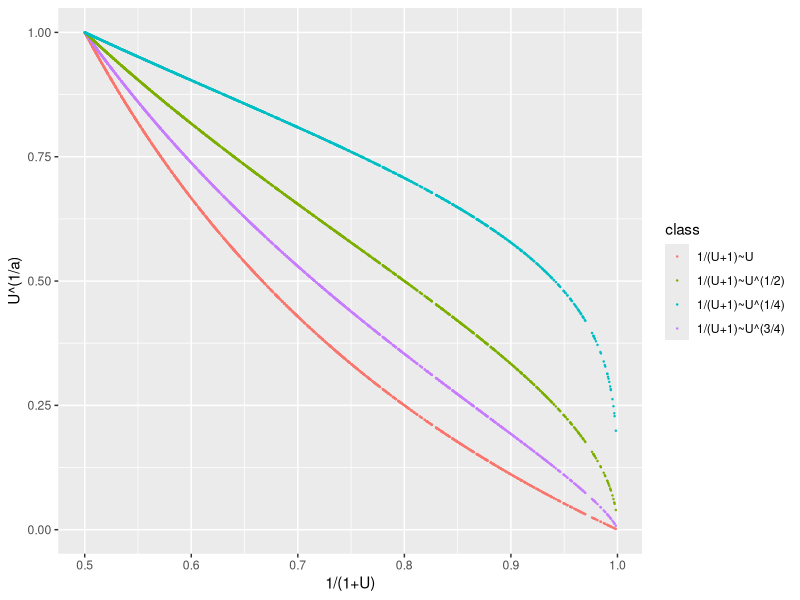

The R script that drew this image:
## ---- chunk 1
n <- 100000
## ---- chunk 2
X <- rexp(n,1)
h_X <- (X^2 +5)*X
I1 <- mean(h_X)
I1
var1 <- var(h_X)/n
var1
## ---- chunk 3
X <- rgamma(n,2,1)
g_X <- (X^2 +5)
I2 <- mean(g_X)
I2
var2 <- var(g_X)/n
var2
## ---- chunk 4
X <- rnorm(n,0,sqrt(1/2))
Y <- runif(n)
h_XY <- sqrt(pi)*cos(X*Y)
I <- mean(h_XY)
I
## ---- chunk 5
X <- rexp(n,1)
h_X <- (3/4)*(X^4)*exp( X - (X^3)/4 )
I <- mean(h_X)
I
var1 <- var(h_X)/n
var1
## ---- chunk 6
N <- 100000
e <- 1
X <- rnorm(N,1.5,e)
H <- (X>1 & X<2)
W <- (e)*exp( -X^2/2 + (X-3/2)^2/(2*e^2) )
I <- mean(H*W)
I
var1 <- var(H*W)/N
var1
## ---- chunk 7
e <- 10
X <- rnorm(N,1.5,e)
H <- (X>1 & X<2)
W <- (e)*exp( -X^2/2 + (X-3/2)^2/(2*e^2) )
I <- mean(H*W)
I
var2 <- var(H*W)/N
var2
## ---- chunk 8
e <- 0.1
X <- rnorm(N,1.5,e)
H <- (X>1 & X<2)
W <- (e)*exp( -X^2/2 + (X-3/2)^2/(2*e^2) )
I <- mean(H*W)
I
var3 <- var(H*W)/N
var3
## ---- chunk 9
U <- runif(1500)
I_mc <- mean( 1/(1+U) )
I_mc
var1 <- var(1/(1+U))/1500
var1
## ---- chunk 10
theta_mc <- mean(1+U)
theta <- 3/2
Y <- 1/(1+U)
X <- 1+U
b <- as.numeric( coef(lm(Y~X))[2] )
I_cv <- I_mc - b*(theta_mc - theta)
I_cv
## ---- chunk 11
var2 <- var1 * (1-cor(X,Y)^2)
var2
## ---- chunk 12
library(ggplot2)
y1 <- U
y2 <- U^(3/4)
y3 <- sqrt(U)
y4 <- U^(1/4)
Y <- c(y1,y2,y3,y4)
x <- 1/(1+U)
X <- rep(x, 4)
class <- rep(c("1/(U+1)~U","1/(U+1)~U^(3/4)","1/(U+1)~U^(1/2)","1/(U+1)~U^(1/4)"), each=1500)
d <- data.frame(X = X, Y = Y, class = as.factor(class) )

ggplot(data = d) + 
  geom_point(aes(x = X, y = Y, colour = class),  size = 0.2) +
  ylab("U^(1/a)") +
  xlab("1/(1+U)")

cor(y1,x)
cor(y2,x)
cor(y3,x)
cor(y4,x)
## ---- chunk 13
theta_mc1 <- mean( sqrt(U) )
theta1 <- 2/3
Y <- 1/(1+U)
X <- sqrt(U)
b <- as.numeric( coef(lm(Y~X))[2] )
I_cv1 <- I_mc - b*(theta_mc1 - theta1)
I_cv1

var3 <- var1 * (1-cor(X,Y)^2)
var3
